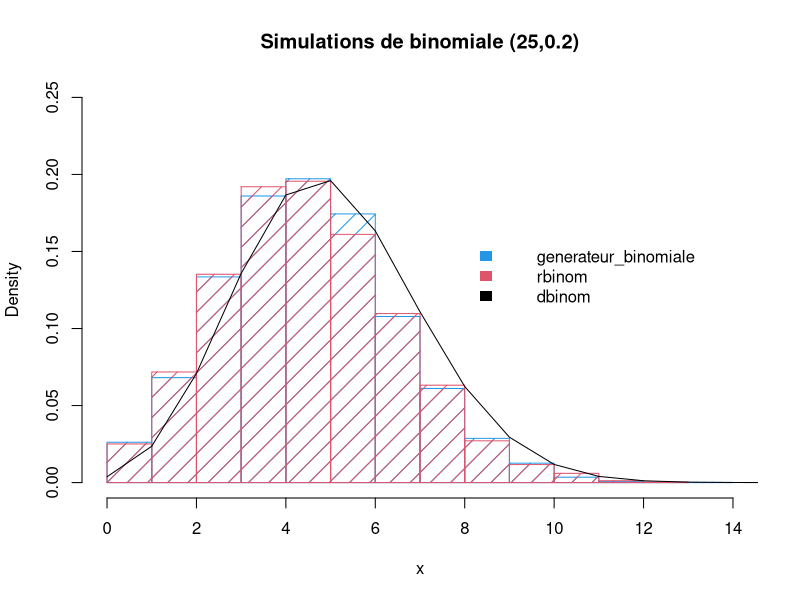
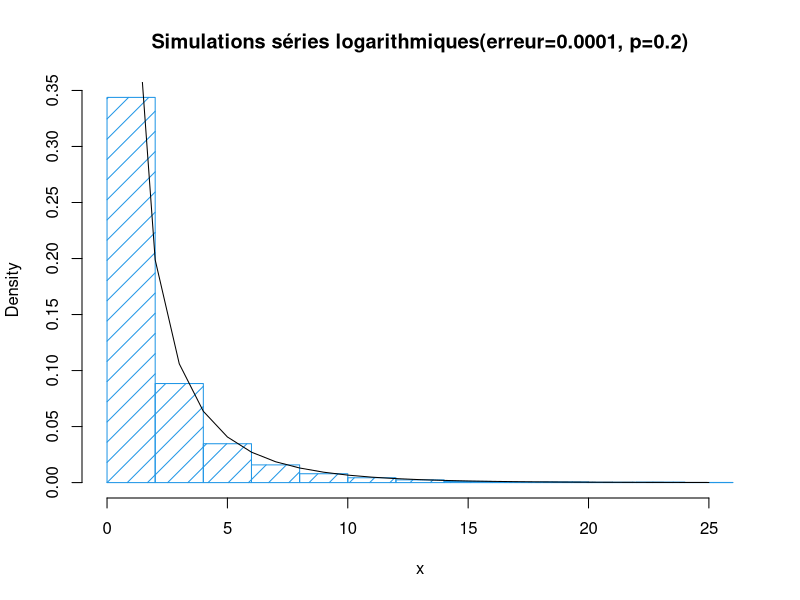

Recreate these plots in R, in order.
#Devoir 1 MCMC AMINATA NDIAYE
#Exercice 2.2
#Nous utilisons la méthode de la fonction inverse
generateur_binomiale<-function(n,size,p){
  U<-matrix(runif(n*size),n,size)
  U[p<=U]<-0
  U[0<U]<-1
  return(rowSums(U))
}

hist(generateur_binomiale(10000,25,0.2),freq=FALSE,col=4,density=7,main="Simulations de binomiale (25,0.2)",xlab='x',ylim=c(0,0.25)) #L'histogramme de notre simulateur
hist(rbinom(10000,25,0.2),freq = FALSE,col=2.5,add=TRUE,density=7,) # L'histogramme du simulateur de Rstudio
lines(seq(0,25,1),dbinom(seq(0,25,1),25,0.2), col="black",type = 'l',lwd=1,) #densité de la loi binomiale
legend(8,0.16,c('generateur_binomiale','rbinom',"dbinom"), fill=c(4,2.5,rgb(0,0,0,1)),lty=c(0,0,0,1),bty='n',border=NA)

#Nous procédons de la même manière pour simuler la série logarithmique
# Dans le cas de la série logarithmique, x prend ses valeurs dans N qui est non fini. Nous allons déterminer un seuil d'erreur
#nous permettant de négliger les valeurs de x au delà d'une certaine valeur.


generateur_logserie<-function(n,p,epsilon=0.0001){
  #On calcule les probabilités cumulées et on détermine la valeur(dans N) telle que avec une probabilité de 0.9999 x soit plus petit que cette valeur (epsilon =0.0001)
  i<-1
  som<--(1-p)^i/(i*log(p))
  cumprob<-c(0,-(1-p)^i/(i*log(p)))
  while (1-cumprob[length(cumprob)]>epsilon){
    i<-i+1
    som<-som-(1-p)^i/(i*log(p))
    cumprob<-c(cumprob,som)
  }
  #On simule en utilisant la méthode de la fonction inverse.
  U<-runif(n)
  U[U>=cumprob[i+1]]<-i
  for (k in seq(1,i,1)){
    U[cumprob[k]<=U & U<cumprob[k+1]]<-k
  }
  return(U)
}
#fonction de masse de la série logarithmique
fmp_logserie<-function(x,p){
  return(-(1-p)^x/(x*log(p)))
}
hist(generateur_logserie(5000,0.2),freq=FALSE,col=4,density=7,main="Simulations séries logarithmiques(erreur=0.0001, p=0.2)",xlab='x') #histogramme de notre simulateur
lines(seq(1,25,1),fmp_logserie(seq(1,25,1),0.2)) #fonction de masse de la série logarithmique

